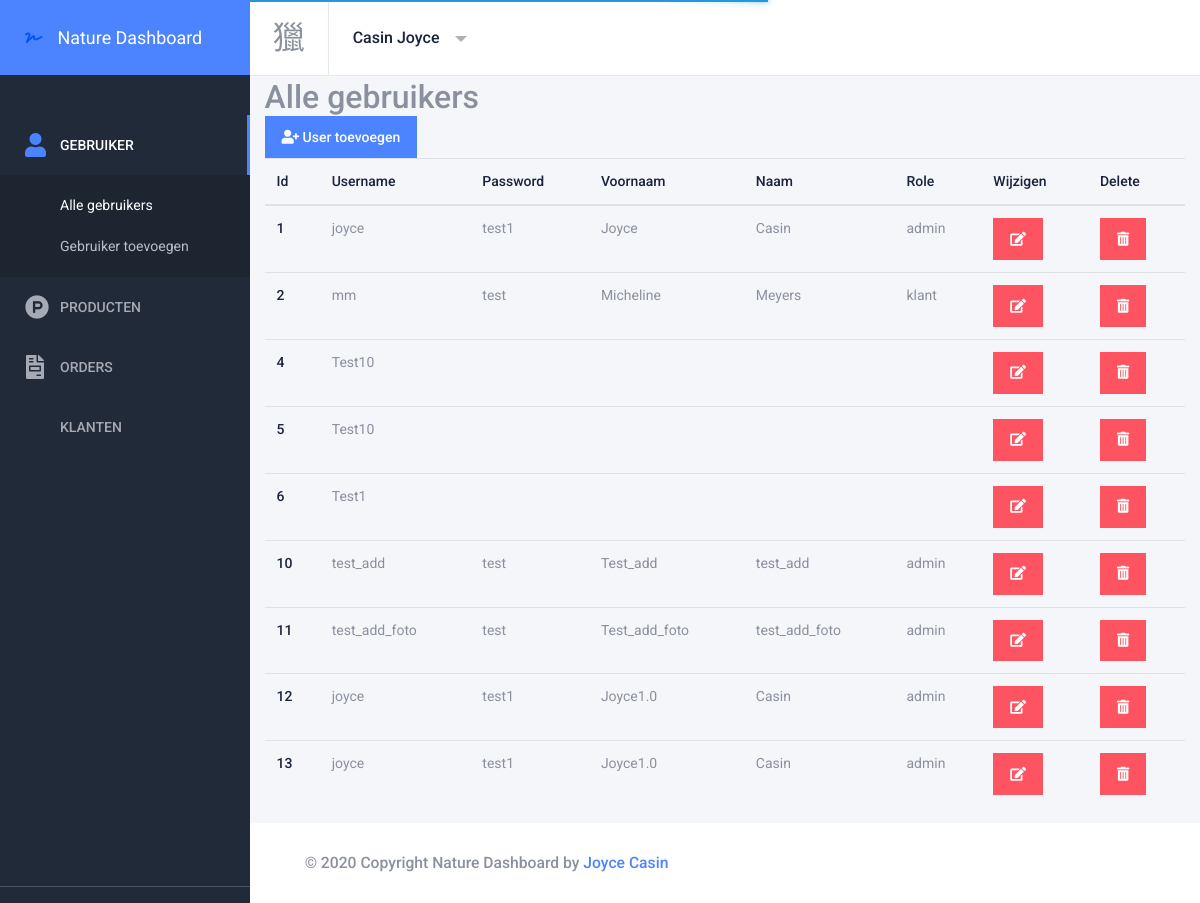
/admin/users.php (signed in), run on an earlier commit of the app's database.
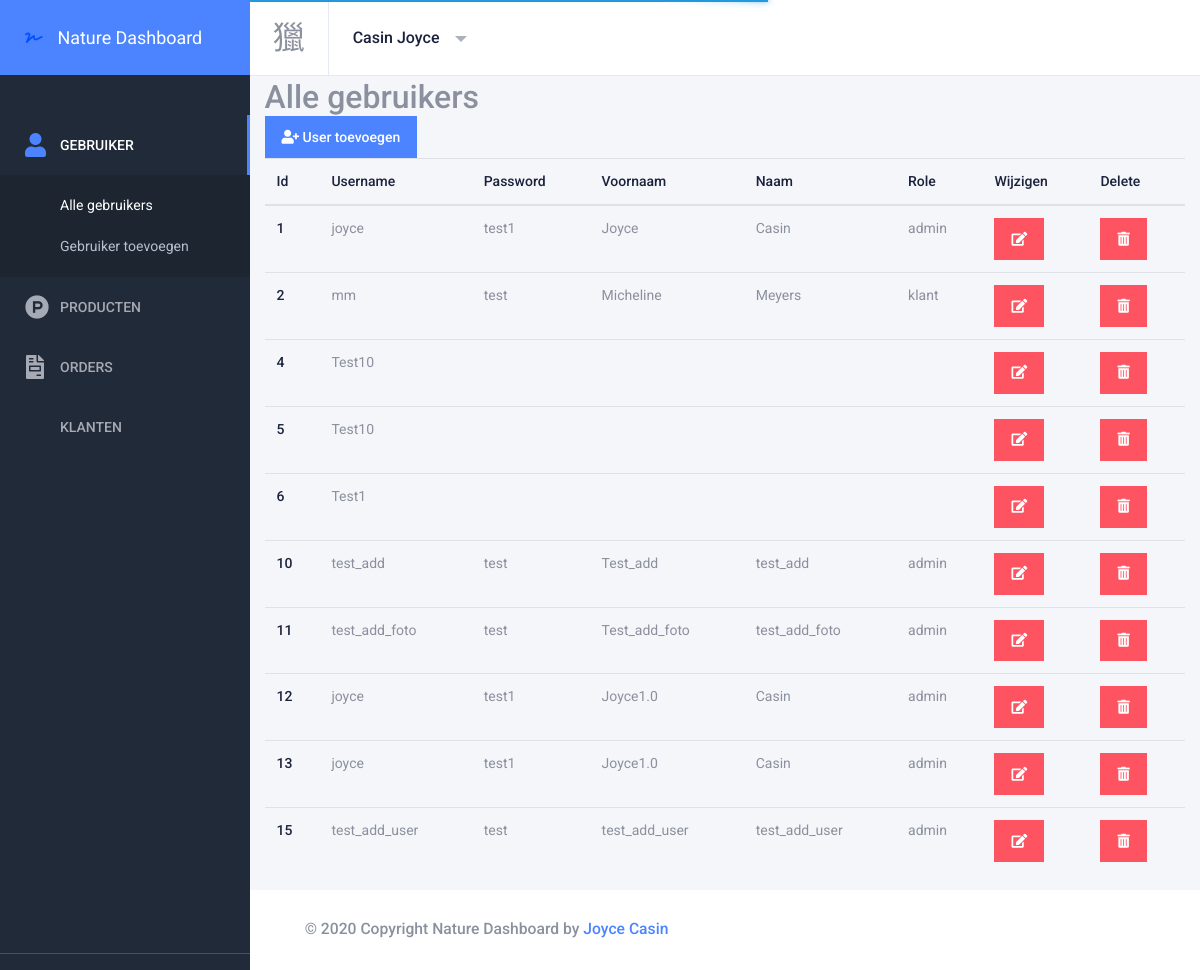
And on a later commit of the database.
### tables this page shows
CREATE TABLE IF NOT EXISTS `user` (
  `id` int(11) NOT NULL AUTO_INCREMENT,
  `role` enum('admin','klant','','') NOT NULL,
  `voornaam` varchar(255) NOT NULL,
  `naam` varchar(255) NOT NULL,
  `username` varchar(255) NOT NULL,
  `password` varchar(255) NOT NULL,
  PRIMARY KEY (`id`)
);

### admin/includes/Session.php (called while the page is built, shortened)
<?php
class Session
{
    private function check_the_login(){
        if (isset($_SESSION['user_id'])){
            $this->user_id = $_SESSION['user_id'];
        }else{
            unset($this->user_id);
            $this->signed_in = false;
        }
    }
}
$session = new Session();
?>

### admin/includes/Database.php (called while the page is built, shortened)
<?php
class Database
{
    public $connection;
    function open_db_connection(){
     $this->connection = mysqli_connect(DB_HOST,DB_USER, DB_PASS,DB_NAME);
    }
    public function query($sql){
        $result = $this->connection->query($sql);
        return $result;
    }
}
$database = new Database();
?>

### admin/includes/Db_object.php (called while the page is built, shortened)
<?php
class Db_object
{
    public static function find_all()
    {
        return static::find_this_query("SELECT * FROM " . static::$db_table);
    }
    public static function find_by_id($id)
    {
        $result = static::find_this_query("SELECT * FROM " . static::$db_table . " WHERE id=$id LIMIT 1");
        return !empty($result) ? array_shift($result) : false;
    }
    public static function find_this_query($sql)
    {
        global $database;
        $result = $database->query($sql);
        $the_object_array = array();
        while ($row = mysqli_fetch_array($result)) {
            $the_object_array[] = static::instantie($row);
        }
        return $the_object_array;
    }
    public static function instantie($result)
    {
        $the_object = new $calling_class;
        foreach ($result as $the_attribute => $value) {
            if ($the_object->has_the_attribute($the_attribute)) {
                $the_object->$the_attribute = $value;
            }
        }
        return $the_object;
    }
    private function has_the_attribute($the_attribute)
    {
        $object_properties = get_object_vars($this);
        return array_key_exists($the_attribute, $object_properties);
    }
}

### admin/users.php (the view, shortened to what this page needs)
<?php include("includes/header.php");?>
<?php
$users = User::find_all();
?>
<?php include("includes/sidebar.php"); ?>
<?php include("includes/navbar.php"); ?>
<div class="container-fluid">
    <div class="row">
        <div class="col-12">
            <h2>Alle gebruikers</h2>
            <td><a href="add_user.php" class="btn btn-primary rounded-0"><i class="fas fa-user-plus"></i> User toevoegen</a></td>
            <table class="table table-header">
                <thead>
                <tr>
                    <th>Id</th>
                    <th>Username</th>
                    <th>Password</th>
                    <th>Voornaam</th>
                    <th>Naam</th>
                    <th>Role</th>
                    <th>Wijzigen</th>
                    <th>Delete</th>
                </tr>
                </thead>
                <tbody>
                <?php
                foreach ($users as $user):
                    ?>
                    <tr>
                        <td><?php echo $user->id ; ?></td>
                        <td><?php echo $user->username ; ?></td>
                        <td><?php echo $user->password ; ?></td>
                        <td><?php echo $user->voornaam ; ?></td>
                        <td><?php echo $user->naam ; ?></td>
                        <td><?php echo $user->role ; ?></td>
                        <td><a href="edit_user.php?id=<?php echo $user->id; ?>" class="btn btn-danger rounded-0"><i class="fas fa-edit"></i></a></td>
                        <td><a href="delete_user.php?id=<?php echo $user->id;  ?>" class="btn btn-danger rounded-0"><i class="fas fa-trash-alt"></i></a></td>
                    </tr>
                <?php endforeach; ?>
                </tbody>
            </table>
        </div>
    </div>
</div>
<?php include("includes/footer.php"); ?>

### admin/includes/header.php (shortened to what this page needs)
<!DOCTYPE html>
<html lang="en" dir="ltr">
<head>
  <link rel="stylesheet" href="https://cdnjs.cloudflare.com/ajax/libs/font-awesome/5.13.0/css/all.min.css">
  <link href="https://cdn.materialdesignicons.com/3.0.39/css/materialdesignicons.min.css" rel="stylesheet" />
  <link href="assets/plugins/toaster/toastr.min.css" rel="stylesheet" />
  <link href="assets/plugins/nprogress/nprogress.css" rel="stylesheet" />
  <link href="assets/plugins/flag-icons/css/flag-icon.min.css" rel="stylesheet" />
  <link href="assets/plugins/jvectormap/jquery-jvectormap-2.0.3.css" rel="stylesheet" />
  <link href="assets/plugins/ladda/ladda.min.css" rel="stylesheet" />
  <link href="assets/plugins/select2/css/select2.min.css" rel="stylesheet" />
  <link href="assets/plugins/daterangepicker/daterangepicker.css" rel="stylesheet" />
  <link id="sleek-css" rel="stylesheet" href="assets/css/sleek.css" />
</head>
<body class="sidebar-fixed sidebar-dark header-light header-fixed" id="body">
  <div class="wrapper">

### admin/includes/sidebar.php (shortened to what this page needs)
    <aside class="left-sidebar bg-sidebar">
  <div id="sidebar" class="sidebar sidebar-with-footer">
    <div class="app-brand">
      <a href="http://localhost/webshop/admin/index.php">
        <i class="fas fa-signature"></i>
        <span class="brand-name">Nature Dashboard</span>
      </a>
    </div>
    <div class="sidebar-scrollbar">
      <ul class="nav sidebar-inner" id="sidebar-menu">
        <li class="has-sub active expand">
          <a class="sidenav-item-link" href="javascript:void(0)" data-toggle="collapse" data-target="#dashboard" aria-expanded="false" aria-controls="dashboard">
            <i class="fas fa-user"></i>
            <span class="nav-text">Gebruiker</span> <b class="caret"></b>
          </a>
          <ul class="collapse show" id="dashboard" data-parent="#sidebar-menu">
            <div class="sub-menu">
              <li class="active">
                <a class="sidenav-item-link" href="http://localhost/webshop/admin/users.php">
                  <span class="nav-text">Alle gebruikers</span>
                </a>
              </li>
              <li>
                <a class="sidenav-item-link" href="../admin/add_user.php">
                  <span class="nav-text">Gebruiker toevoegen</span>
                </a>
              </li>
            </div>
          </ul>
        </li>
        <li class="has-sub">
        <a class="sidenav-item-link" href="javascript:void(0)" data-toggle="collapse" data-target="#ui-elements"
                  aria-expanded="false" aria-controls="ui-elements">
          <i class="fab fa-product-hunt"></i>
            <span class="nav-text">Producten</span> <b class="caret"></b>
          </a>
        </li>
        <li class="has-sub">
          <a class="sidenav-item-link" href="javascript:void(0)" data-toggle="collapse" data-target="#charts" aria-expanded="false" aria-controls="charts">
          <i class="fas fa-file-invoice"></i>
            <span class="nav-text">Orders</span> <b class="caret"></b>
          </a>
        </li>
        <li class="has-sub">
          <a class="sidenav-item-link" href="javascript:void(0)" data-toggle="collapse" data-target="#pages" aria-expanded="false" aria-controls="pages">
            <span class="nav-text">Klanten</span> <b class="caret"></b>
          </a>
        </li>
      </ul>
    </div>
    <hr class="separator" />
  </div>
</aside>

### admin/includes/navbar.php (shortened to what this page needs)
<div class="page-wrapper">
      <header class="main-header " id="header">
        <nav class="navbar navbar-static-top navbar-expand-lg">
          <button id="sidebar-toggler" class="sidebar-toggle">
          </button>
          <div class="navbar-right ">
            <ul class="nav navbar-nav">
              <li class="dropdown user-menu">
                <button href="#" class="dropdown-toggle nav-link" data-toggle="dropdown">
                  <span class="d-none d-lg-inline-block"><?php $login_user = User::find_by_id($session->user_id); echo $login_user->naam . " " . $login_user->voornaam; ?></span>
                </button>
              </li>
            </ul>
          </div>
        </nav>
      </header>

### admin/includes/footer.php (shortened to what this page needs)
      <footer class="footer mt-auto">
        <div class="copyright bg-white">
          <p>
            &copy; <span id="copy-year">2020</span> Copyright Nature Dashboard by
            <a class="text-primary" href="" target="_blank"> Joyce Casin </a>
          </p>
        </div>
      </footer>
    </div>
  </div>
</body>
</html>

What changed in the data, as far as the page shows it:
added user: id "15", username "test_add_user", password "test", voornaam "test_add_user", naam "test_add_user", role "admin"
